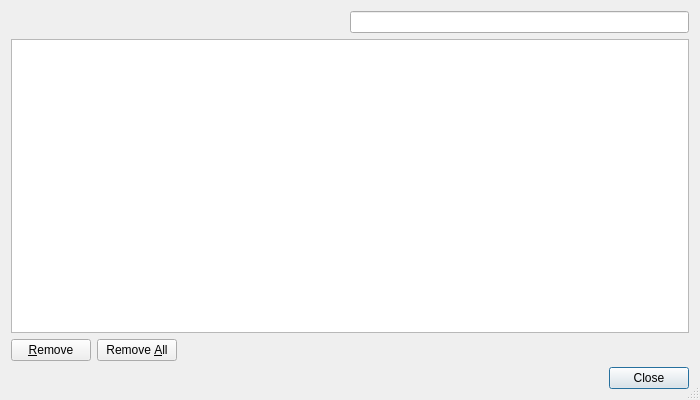
<?xml version="1.0" encoding="UTF-8"?>
<ui version="4.0">
 <class>UserAgentsDialog</class>
 <widget class="QDialog" name="UserAgentsDialog">
  <property name="geometry">
   <rect>
    <x>0</x>
    <y>0</y>
    <width>700</width>
    <height>400</height>
   </rect>
  </property>
  <property name="windowTitle">
   <string>User Agent Settings</string>
  </property>
  <property name="sizeGripEnabled">
   <bool>true</bool>
  </property>
  <layout class="QVBoxLayout" name="verticalLayout">
   <item>
    <layout class="QHBoxLayout" name="horizontalLayout_2">
     <item>
      <spacer name="horizontalSpacer">
       <property name="orientation">
        <enum>Qt::Horizontal</enum>
       </property>
       <property name="sizeHint" stdset="0">
        <size>
         <width>40</width>
         <height>20</height>
        </size>
       </property>
      </spacer>
     </item>
     <item>
      <layout class="QHBoxLayout" name="horizontalLayout">
       <property name="spacing">
        <number>0</number>
       </property>
       <item>
        <widget class="QLineEdit" name="searchEdit">
         <property name="toolTip">
          <string>Enter search term</string>
         </property>
         <property name="clearButtonEnabled">
          <bool>true</bool>
         </property>
        </widget>
       </item>
      </layout>
     </item>
    </layout>
   </item>
   <item>
    <widget class="EricTableView" name="userAgentsTable">
     <property name="alternatingRowColors">
      <bool>true</bool>
     </property>
     <property name="selectionBehavior">
      <enum>QAbstractItemView::SelectRows</enum>
     </property>
     <property name="textElideMode">
      <enum>Qt::ElideMiddle</enum>
     </property>
     <property name="showGrid">
      <bool>false</bool>
     </property>
     <property name="sortingEnabled">
      <bool>true</bool>
     </property>
    </widget>
   </item>
   <item>
    <layout class="QHBoxLayout" name="horizontalLayout_3">
     <item>
      <widget class="QPushButton" name="removeButton">
       <property name="toolTip">
        <string>Press to remove the selected entries</string>
       </property>
       <property name="text">
        <string>&amp;Remove</string>
       </property>
       <property name="autoDefault">
        <bool>false</bool>
       </property>
      </widget>
     </item>
     <item>
      <widget class="QPushButton" name="removeAllButton">
       <property name="toolTip">
        <string>Press to remove all entries</string>
       </property>
       <property name="text">
        <string>Remove &amp;All</string>
       </property>
       <property name="autoDefault">
        <bool>false</bool>
       </property>
      </widget>
     </item>
     <item>
      <spacer name="horizontalSpacer_2">
       <property name="orientation">
        <enum>Qt::Horizontal</enum>
       </property>
       <property name="sizeHint" stdset="0">
        <size>
         <width>208</width>
         <height>20</height>
        </size>
       </property>
      </spacer>
     </item>
    </layout>
   </item>
   <item>
    <widget class="QDialogButtonBox" name="buttonBox">
     <property name="orientation">
      <enum>Qt::Horizontal</enum>
     </property>
     <property name="standardButtons">
      <set>QDialogButtonBox::Close</set>
     </property>
    </widget>
   </item>
  </layout>
 </widget>
 <customwidgets>
  <customwidget>
   <class>EricTableView</class>
   <extends>QTableView</extends>
   <header>EricWidgets/EricTableView.h</header>
  </customwidget>
 </customwidgets>
 <tabstops>
  <tabstop>searchEdit</tabstop>
  <tabstop>userAgentsTable</tabstop>
  <tabstop>removeButton</tabstop>
  <tabstop>removeAllButton</tabstop>
  <tabstop>buttonBox</tabstop>
 </tabstops>
 <resources/>
 <connections>
  <connection>
   <sender>buttonBox</sender>
   <signal>accepted()</signal>
   <receiver>UserAgentsDialog</receiver>
   <slot>accept()</slot>
   <hints>
    <hint type="sourcelabel">
     <x>237</x>
     <y>390</y>
    </hint>
    <hint type="destinationlabel">
     <x>157</x>
     <y>274</y>
    </hint>
   </hints>
  </connection>
  <connection>
   <sender>buttonBox</sender>
   <signal>rejected()</signal>
   <receiver>UserAgentsDialog</receiver>
   <slot>reject()</slot>
   <hints>
    <hint type="sourcelabel">
     <x>325</x>
     <y>390</y>
    </hint>
    <hint type="destinationlabel">
     <x>286</x>
     <y>274</y>
    </hint>
   </hints>
  </connection>
 </connections>
</ui>
